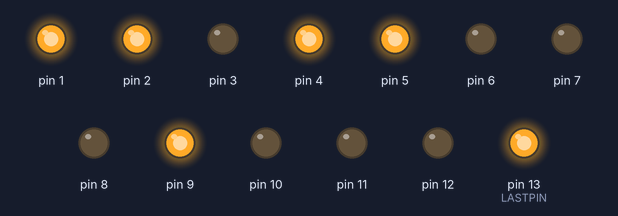
A sketch run on a simulated Arduino Mega 2560, built with avr-gcc and run on an emulated ATmega2560. On the bench: output pins drawn as LEDs (lit = HIGH). Pins used as bus, display or sensor lines are not drawn.

Above: at 0.1 s.
At 4.1 s:
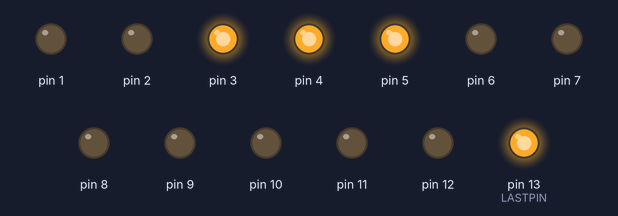
At 9.1 s:
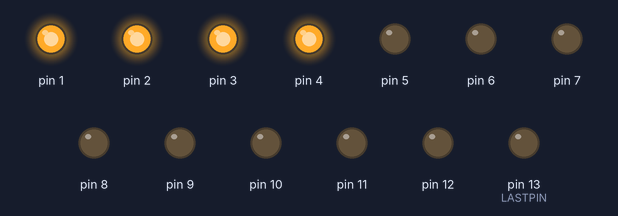
At 19.1 s:
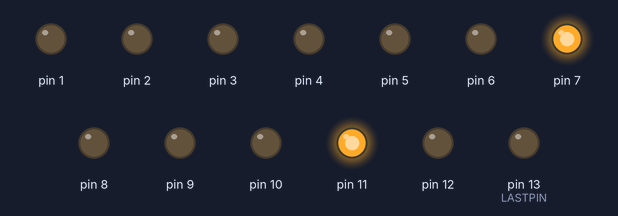
At 29.1 s:
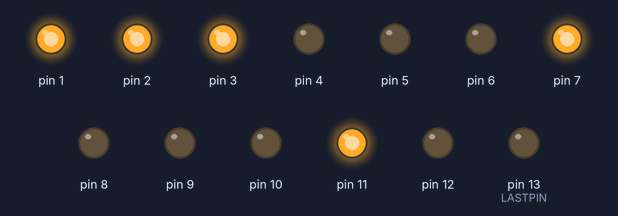
At 39.1 s:
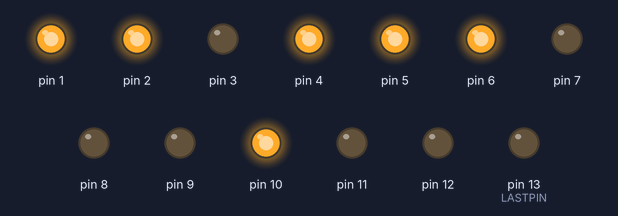
Timing chart, 0 to 40.0 s (numbered marks = the images above):
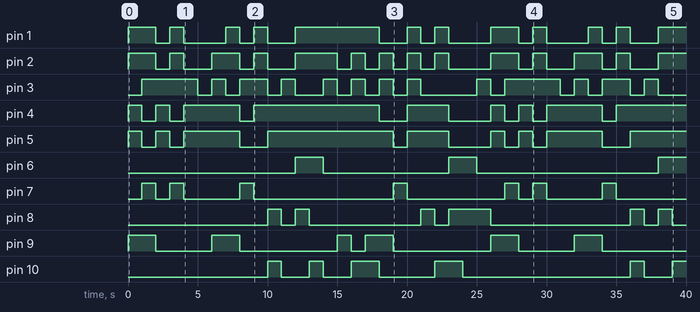

Measured:
- by itself, pin 1: LOW → HIGH at 0.00 s, → LOW 2.0 s later, → HIGH 1.0 s later, → LOW 1.0 s later, … (23 changes in this stretch)
- by itself, pin 2: LOW → HIGH at 0.00 s, → LOW 2.0 s later, → HIGH 1.0 s later, → LOW 1.0 s later, … (27 changes in this stretch)
- by itself, pin 3: LOW → HIGH at 1.0 s, → LOW 4.0 s later, → HIGH 1.0 s later, → LOW 1.0 s later, … (26 changes in this stretch)
- by itself, pin 4: LOW → HIGH at 0.00 s, → LOW 1.0 s later, → HIGH 1.0 s later, → LOW 1.0 s later, … (17 changes in this stretch)
- by itself, pin 5: LOW → HIGH at 0.00 s, → LOW 1.0 s later, → HIGH 1.0 s later, → LOW 1.0 s later, … (17 changes in this stretch)
- by itself, pin 6: goes HIGH 2.0 s, LOW 9.0 s, HIGH 2.0 s, LOW 13.0 s, then HIGH
- by itself, pin 7: LOW → HIGH at 1.0 s, → LOW 1.0 s later, → HIGH 1.0 s later, → LOW 1.0 s later, … (14 changes in this stretch)
- by itself, pin 8: LOW → HIGH at 10.0 s, → LOW 1.0 s later, → HIGH 1.0 s later, → LOW 1.0 s later, … (12 changes in this stretch)

The sketch:

14_segment_display.ino
```cpp
/* Interfacing 14 segment display with Arduino mega

    Hardware components
    Arduino mega
    1 Digit 14 segment common cathode display

    Author : Sanghavi
    Date : 15-09-2022
*/

// considering 1st n last pin as 1 and 11
const int FIRSTPIN = 0;
const int LASTPIN =  13;
// Arduino pin numbers connection sequence
//                   0 1 2 3 4 5 6 7 8 9 10 11 12 13
//                   a b c d e f h i j g k l m g1
bool num[26][15] = {{1, 1, 1, 0, 1, 1, 0, 0, 0, 1, 0, 0, 0, 1, 0},
  {1, 1, 1, 1, 0, 0, 0, 1, 0, 1, 0, 1, 0, 0, 0},
  {1, 0, 0, 1, 1, 1, 0, 0, 0, 0, 0, 0, 0, 0, 0},
  {1, 1, 1, 1, 0, 0, 0, 1, 0, 0, 0, 1, 0, 0, 0},
  {1, 0, 0, 1, 1, 1, 0, 0, 0, 0, 0, 0, 0, 1, 0},
  {1, 0, 0, 0, 1, 1, 0, 0, 0, 0, 0, 0, 0, 1, 0},
  {1, 0, 1, 1, 1, 1, 0, 0, 0, 1, 0, 0, 0, 0, 0},
  {0, 1, 1, 0, 1, 1, 0, 0, 0, 1, 0, 0, 0, 1, 0},
  {1, 0, 0, 1, 0, 0, 0, 1, 0, 0, 0, 1, 0, 0, 0},
  {0, 1, 1, 1, 1, 0, 0, 0, 0, 0, 0, 0, 0, 0, 0},
  {0, 0, 0, 0, 1, 1, 0, 0, 1, 0, 1, 0, 0, 1, 0},
  {0, 0, 0, 1, 1, 1, 0, 0, 0, 0, 0, 0, 0, 0, 0},
  {0, 1, 1, 0, 1, 1, 1, 0, 1, 0, 0, 0, 0, 0, 0},
  {0, 1, 1, 0, 1, 1, 1, 0, 0, 0, 1, 0, 0, 0, 0},
  {1, 1, 1, 1, 1, 1, 0, 0, 0, 0, 0, 0, 0, 0, 0},
  {1, 1, 0, 0, 1, 1, 0, 0, 0, 1, 0, 0, 0, 1, 0},
  {1, 1, 1, 1, 1, 1, 0, 0, 0, 0, 1, 0, 0, 0, 0},
  {1, 1, 0, 0, 1, 1, 0, 0, 0, 1, 1, 0, 0, 1, 0},
  {1, 0, 1, 1, 0, 1, 0, 0, 0, 1, 0, 0, 0, 1, 0},
  {1, 0, 0, 0, 0, 0, 0, 1, 0, 0, 0, 1, 0, 0, 0},
  {0, 1, 1, 1, 1, 1, 0, 0, 0, 0, 0, 0, 0, 0, 0},
  {0, 0, 0, 0, 1, 1, 0, 0, 1, 0, 0, 0, 1, 0, 0},
  {0, 1, 1, 0, 1, 1, 0, 0, 0, 0, 1, 0, 1, 0, 0},
  {0, 0, 0, 0, 0, 0, 1, 0, 1, 0, 1, 0, 1, 0, 0},
  {0, 0, 0, 0, 0, 0, 1, 0, 1, 0, 0, 1, 0, 0, 0},
  {1, 0, 0, 1, 0, 0, 0, 0, 1, 0, 0, 0, 1, 0, 0}
};


void setup() {
  // configuring all pins from 1st to last pin to OUTPUT mode
  for (int pin = FIRSTPIN; pin <= LASTPIN; pin++) {
    pinMode(pin, OUTPUT);

  }
}

void loop() {
  // Incrementing numbers
  for (int j = 0; j <= 25; j++)
  {
    int i = 0;
    //Map the LED Commands to Arduino pins for displaying 1 number
    for (int pin = FIRSTPIN; pin <= LASTPIN; pin++)
    {
      digitalWrite(pin, num [j][i]);
      i++;
    }

    // wait for 1000ms
    delay(1000);
  }
}
```
